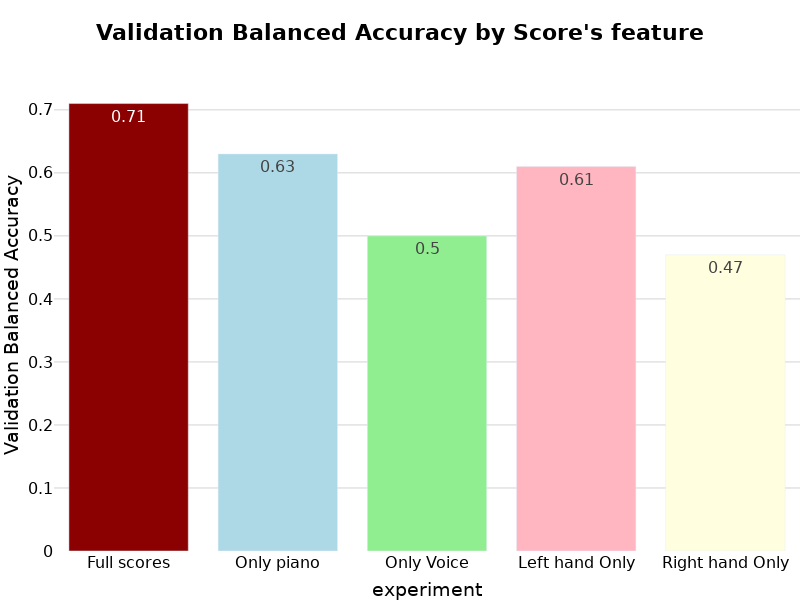

The cell this chart's notebook holds for it:
### Markdown cell above
### 5. e10-e14 validation performance

### Code cell
fig=utils.e10_e14_validation_performance()

### Figure 1 — Plotly figure (JSON) as saved in the notebook; plotly's stock layout.template omitted (floating-point values rounded to 4 significant figures)
{"data": [{"alignmentgroup": "True", "hovertemplate": "experiment=%{x}<br>val_balanced_accuracy_score=%{y}<extra></extra>", "legendgroup": "", "marker": {"color": ["darkred", "lightblue", "lightgreen", "lightpink", "lightyellow"], "pattern": {"shape": ""}}, "name": "", "offsetgroup": "", "orientation": "v", "showlegend": false, "text": [0.71, 0.63, 0.5, 0.61, 0.47], "textposition": "auto", "texttemplate": "%{text}", "type": "bar", "x": ["Full scores", "Only piano", "Only Voice", "Left hand Only", "Right hand Only"], "xaxis": "x", "y": [0.71, 0.63, 0.5, 0.61, 0.47], "yaxis": "y"}], "layout": {"barmode": "relative", "font": {"color": "black", "family": "DejaVu Sans", "size": 16}, "height": 600, "legend": {"tracegroupgap": 0}, "margin": {"b": 0, "l": 0, "r": 0, "t": 80}, "plot_bgcolor": "white", "title": {"text": "<b>Validation Balanced Accuracy by Score's feature", "x": 0.5}, "width": 800, "xaxis": {"anchor": "y", "domain": [0, 1], "title": {"text": "experiment"}}, "yaxis": {"anchor": "x", "automargin": true, "domain": [0, 1], "gridcolor": "lightgrey", "title": {"text": "Validation Balanced Accuracy"}}}}
